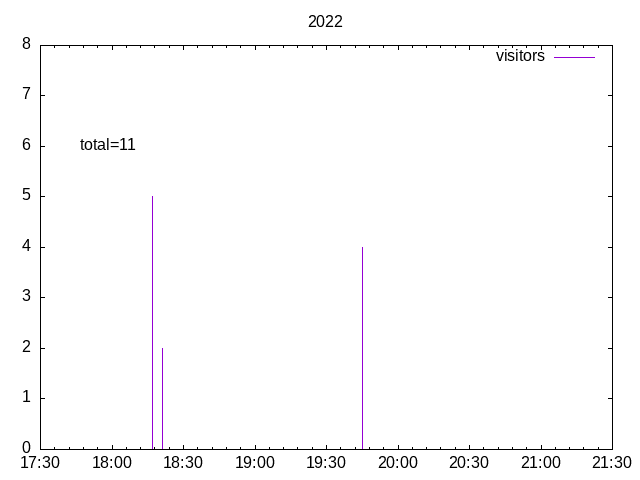

Generate this figure with gnuplot:
set xdata time
set timefmt "%H:%M"
set xrange ["17:30":"21:30"]
set yrange [0:8]
set ytics 0,1
set format x "%H:%M"
set title '2022'
set terminal png
set output '2022.png'
set label 1 "total=11" at 64000,6
plot '2022.dat' index 0 using 1:2 with impulses title 'visitors'
